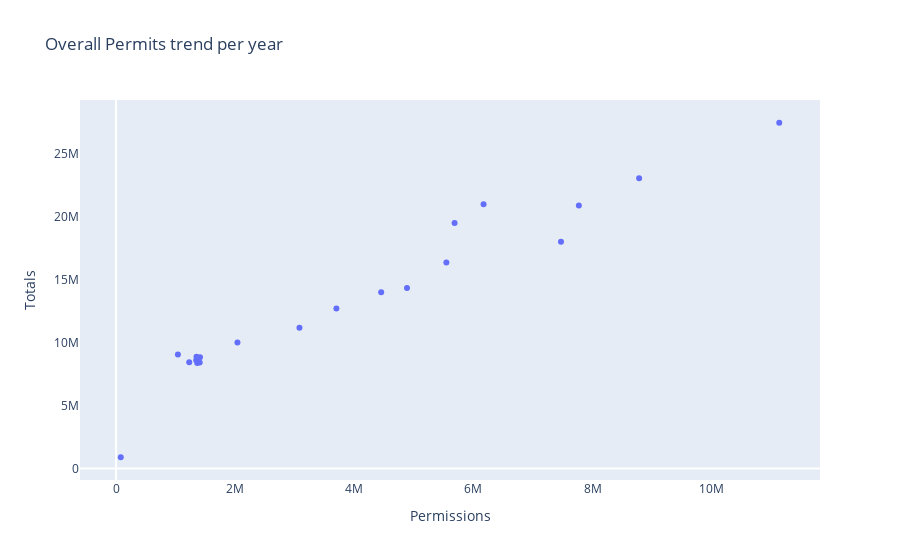

Notebook source saved alongside this figure:
### Markdown cell above
### Q.3 What is the overall trend of gun purchases?

### Code cell
permit = df_gun_v1.groupby('year')['permit', 'totals'].sum().reset_index()
data = go.Scatter(
    x=permit['permit'].tolist(),
    y=permit['totals'].tolist(),
    mode='markers'
)
layout = go.Layout(
    title='Overall Permits trend per year',
    xaxis={'showgrid':False, 'title':'Permissions'},
    yaxis={'showgrid':False, 'title':'Totals'}
)
fig = go.Figure(data, layout)
fig.show()

### Figure 1 — Plotly figure (JSON) as saved in the notebook; plotly's stock layout.template omitted (floating-point values rounded to 4 significant figures)
{"data": [{"mode": "markers", "type": "scatter", "x": [78169, 1037700, 1227814, 1408338, 1363211, 1403496, 1345672, 1350193, 2037453, 3078802, 3699021, 4450822, 4884307, 5545457, 5683547, 6169832, 7769858, 8782048, 11134651, 7469845], "y": [891898, 9043747, 8427096, 8820045, 8367069, 8402244, 8579891, 8867055, 9993057, 11162272, 12692985, 13984953, 14320489, 16336732, 19463832, 20966704, 20860241, 23026288, 27425512, 17990528]}], "layout": {"title": {"text": "Overall Permits trend per year"}, "xaxis": {"showgrid": false, "title": {"text": "Permissions"}}, "yaxis": {"showgrid": false, "title": {"text": "Totals"}}}}
